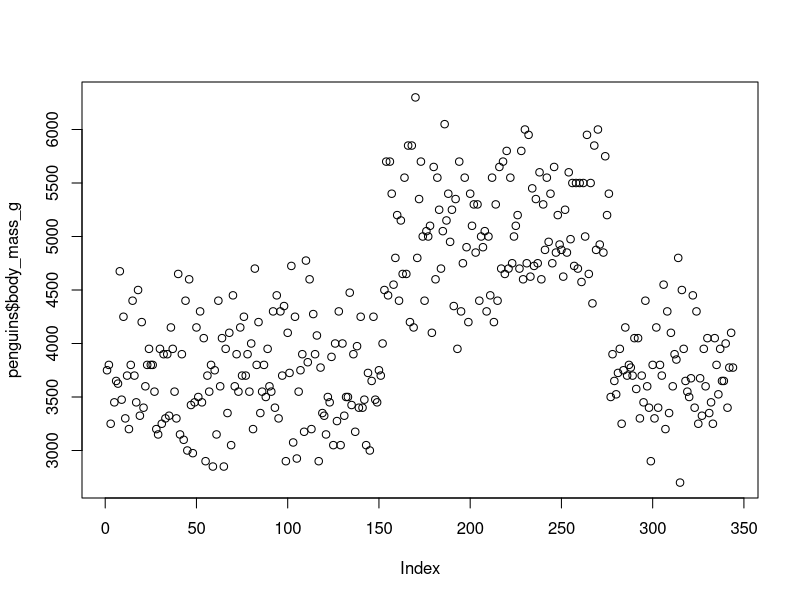
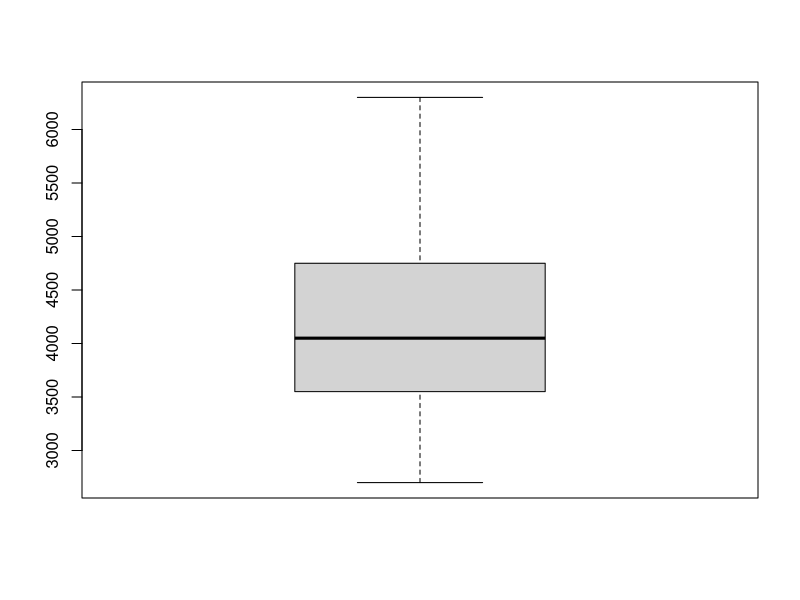
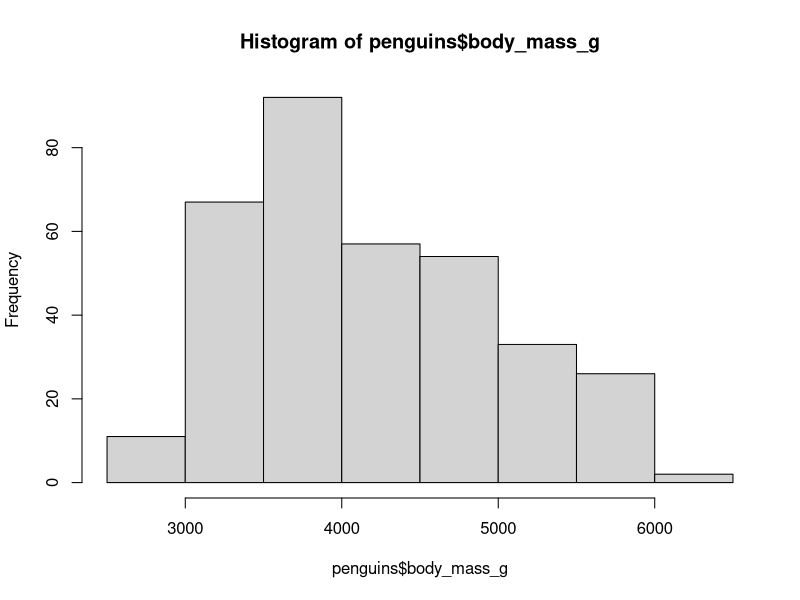

R code for these plots, in order:
## ---- chunk 1
knitr::opts_chunk$set(echo = TRUE)
## ---- chunk 2
library(palmerpenguins)
summary(penguins)
summary(penguins$species)
nrow(penguins)
## ---- chunk 3
plot(penguins$body_mass_g)
boxplot(penguins$body_mass_g)
hist(penguins$body_mass_g)
eval = FALSE
